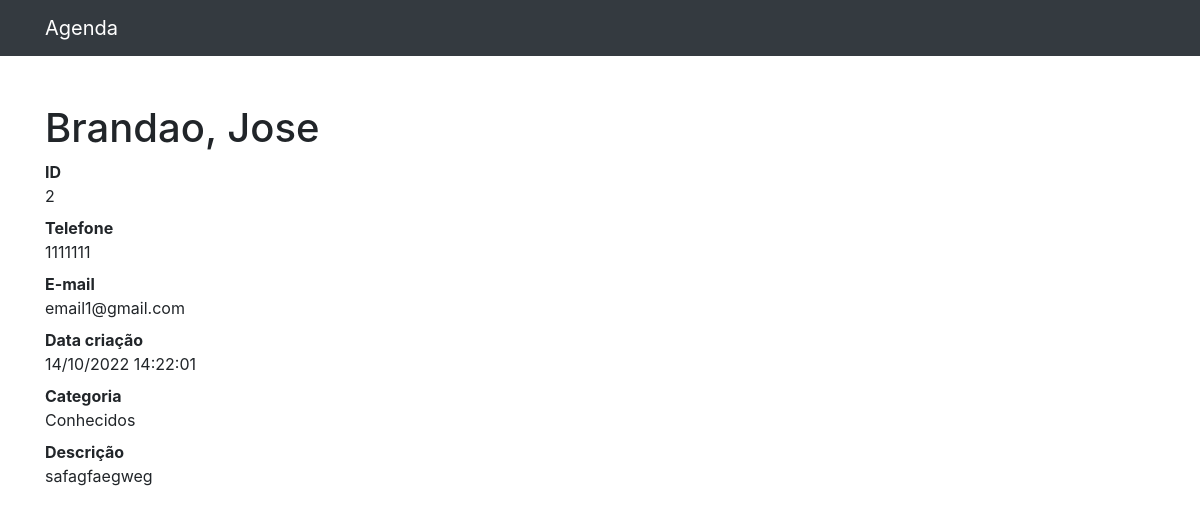
/2, run on the app's committed database.
### contatos/models.py (models this page shows, shortened)
class Contato(models.Model):
    nome = models.CharField(max_length=255)
    sobrenome = models.CharField(max_length=255, blank=True)
    telefone = models.CharField(max_length=255)
    email = models.CharField(max_length=255, blank=True)
    data_criacao = models.DateTimeField(default=timezone.now)
    descricao = models.TextField(blank=True)
    categoria = models.ForeignKey(Categoria, on_delete=models.DO_NOTHING)
    mostrar = models.BooleanField(default=True)

class Categoria(models.Model):
    nome = models.CharField(max_length=255)
    def __str__(self):
        return self.nome

### contatos/views.py (the view)
# urls.py: path('<int:contato_id>', views.ver_contato, name='ver_contato'),
def ver_contato(request, contato_id):
    contato = get_object_or_404(Contato, id=contato_id)
    if not contato.mostrar:
        raise Http404
    return render(request, 'contatos/ver_contato.html', {
        'contato': contato
    })

### contatos/templates/contatos/ver_contato.html
{%extends 'base.html'%}
{%block conteudo%}
<h1 class="mt-5">{{ contato.sobrenome }}, {{ contato.nome }}</h1>
<dl>
    <dt>ID</dt>
    <dd>{{ contato.id }}</dd>
    <dt>Telefone</dt>
    <dd>{{ contato.telefone }}</dd>
    <dt>E-mail</dt>
    <dd>{{ contato.email }}</dd>
    <dt>Data criação</dt>
    <dd>{{ contato.data_criacao|date:'d/n/Y H:i:s' }}</dd>
    <dt>Categoria</dt>
    <dd>{{ contato.categoria }}</dd>
    <dt>Descrição</dt>
    <dd>{{ contato.descricao }}</dd>
</dl>
{%endblock%}

### data on the page
Contato: sobrenome "Brandao", nome "Jose", id "2", telefone "1111111", email "email1@gmail.com", data_criacao "14/10/2022 14:22:01", categoria "Conhecidos", descricao "safagfaegweg"
